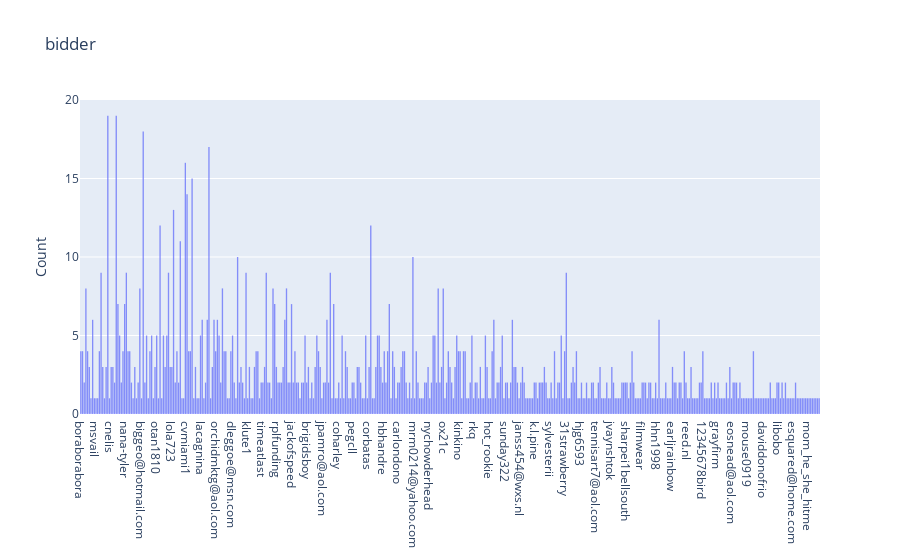

The cell this chart's notebook holds for it:
### Code cell
plotBarCat(df,df.columns[3])

### Figure 1 — Plotly figure (JSON) as saved in the notebook; plotly's stock layout.template omitted (floating-point values rounded to 4 significant figures; data arrays with more than 128 entries replaced by an {"elided": "..."} marker saying what was removed)
{"data": [{"opacity": 0.75, "type": "histogram", "x": {"elided": "1213 str values"}}], "layout": {"barmode": "overlay", "title": {"text": "bidder"}, "yaxis": {"title": {"text": "Count"}}}}
